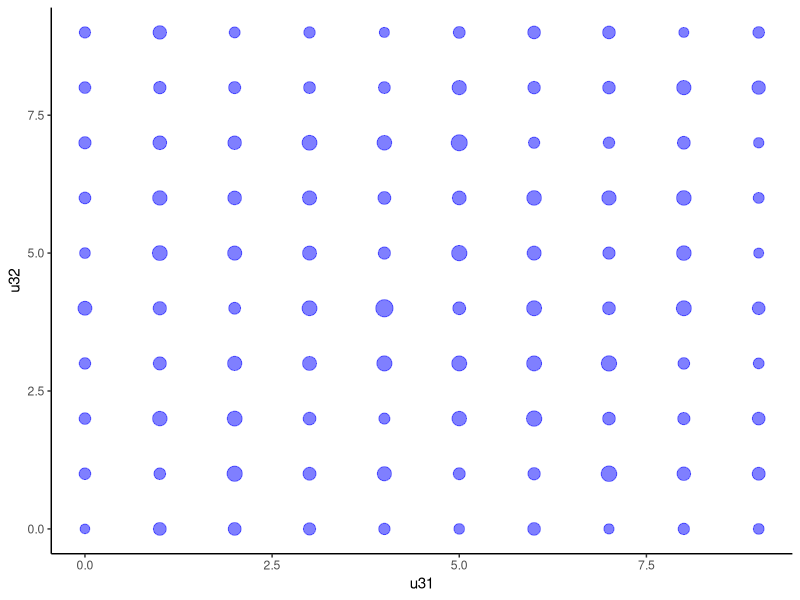

Source code (R):
#https://stats.stackexchange.com/questions/257681/test-for-uniformity-in-r
library(data.table)
library(dplyr)
library(ggplot2)

msize<-10
n<-10000
zerodiag<-FALSE

two_columns<-data.table('u31'=rep(-1,n),'u32'=rep(-1,n))


for (i in 1:n) {
  matr<-matrix(runif(msize**2),nrow=msize)
  matr<-matr+t(matr)
  if(zerodiag) {diag(matr)<-0}
  two_columns[i,1]<-msize-rank(matr[,1])[3]
  two_columns[i,2]<-msize-rank(matr[,2])[3]
}


#toplot<-two_columns[, .(count=.N), by=.(u31, u32)]
two_columns<-two_columns %>% count (u31,u32,name="counter")
scale<-median(two_columns$counter)/4
#plot(two_columns,cex=.5)
dots <- ggplot(two_columns,aes(x=u31,y=u32)) + 
  geom_point(size=two_columns$counter/scale,alpha=0.5,col="blue") + 
  theme_classic()

pdf("symmetric.pdf")
plot(dots)
dev.off()

tst<-cor.test(two_columns[[1]],two_columns[[2]],method="kendall")
print(tst)


tst<-chisq.test(two_columns$counter)
print(tst)